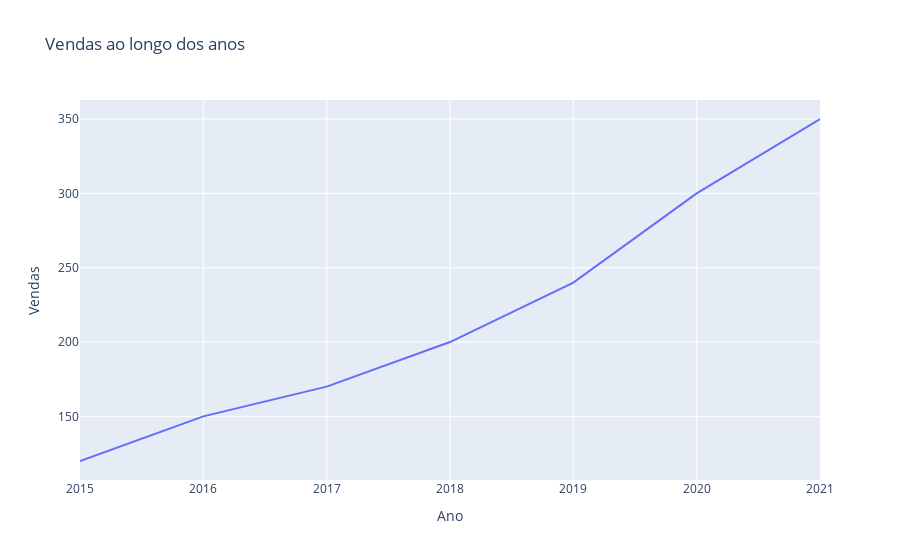

The code cell stored with this chart in its notebook:
### Markdown cell above
#### ***Criando um gráfico de linha usando Plotly Express***

### Code cell
# Importa a biblioteca Plotly Express para criação de gráficos interativos.
import plotly.express as px

# Cria um gráfico de linha usando o Plotly Express.
fig = px.line(
    df,  # DataFrame que contém os dados a serem plotados.
    x="Ano",  # Coluna que será usada no eixo x (ano) (Observe que o nome da coluna será o título do eixo x).
    y="Vendas",  # Coluna que será usada no eixo y (vendas) (Observe que o nome da coluna será o título do eixo y).
    title="Vendas ao longo dos anos"  # Título do gráfico.
)

# Exibe o gráfico interativo gerado
fig.show()

# Salvando o gráfico gerado como uma imagem no formato PNG (É necessário instalar o Kaleido, para tal, execute: !pip install -U Kaleido. E,
# após isso, reinicie o seu VS Code).
fig.write_image("grafico_linha_plotly_express.png")  # Também pode usar .jpg ou .pdf para outros formatos.

### Figure 1 — Plotly figure (JSON) as saved in the notebook; plotly's stock layout.template omitted (floating-point values rounded to 4 significant figures)
{"data": [{"hovertemplate": "Ano=%{x}<br>Vendas=%{y}<extra></extra>", "legendgroup": "", "line": {"color": "#636efa", "dash": "solid"}, "marker": {"symbol": "circle"}, "mode": "lines", "name": "", "orientation": "v", "showlegend": false, "type": "scatter", "x": [2015, 2016, 2017, 2018, 2019, 2020, 2021], "xaxis": "x", "y": [120, 150, 170, 200, 240, 300, 350], "yaxis": "y"}], "layout": {"legend": {"tracegroupgap": 0}, "title": {"text": "Vendas ao longo dos anos"}, "xaxis": {"anchor": "y", "domain": [0, 1], "title": {"text": "Ano"}}, "yaxis": {"anchor": "x", "domain": [0, 1], "title": {"text": "Vendas"}}}}
